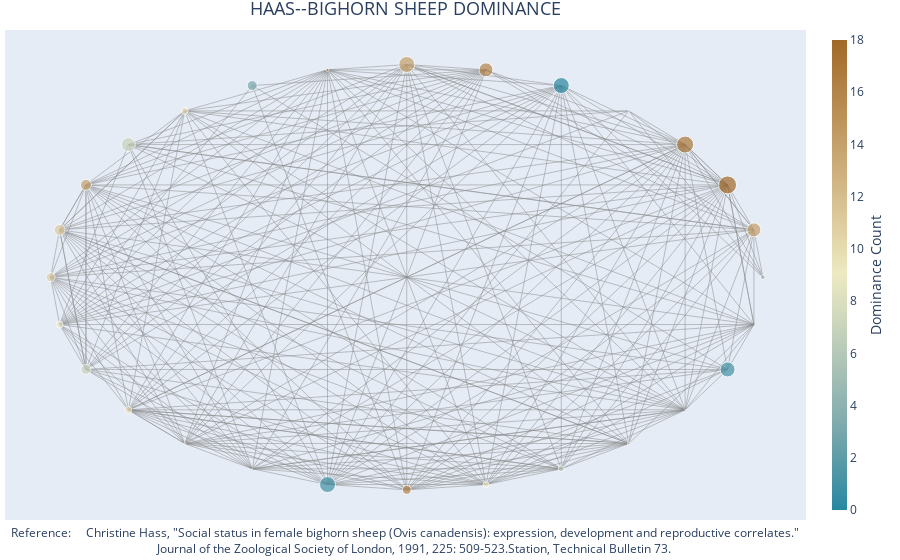

Source (notebook cell):
### Code cell
fig = go.Figure(data=[edge_trace, node_trace],
             layout=go.Layout(
                title='HAAS--BIGHORN SHEEP DOMINANCE',
                title_x=0.45,
                titlefont_size=18,
                showlegend=False,
                hovermode='closest',
                margin=dict(b=40,l=5,r=5,t=30),
                annotations=[ dict(
                    text='''Reference:
    Christine Hass, "Social status in female bighorn sheep (Ovis canadensis): expression, development and reproductive correlates."<br> 
    Journal of the Zoological Society of London, 1991, 225: 509-523.Station, Technical Bulletin 73.''',
                    showarrow=False,
                    xref="paper", yref="paper",
                    x=0.005, y=-0.08 ) ],
                xaxis=dict(showgrid=False, zeroline=False, showticklabels=False),
                yaxis=dict(showgrid=False, zeroline=False, showticklabels=False))
                )
fig.show()

### Figure 1 — Plotly figure (JSON) as saved in the notebook; plotly's stock layout.template omitted (floating-point values rounded to 4 significant figures; data arrays with more than 128 entries replaced by an {"elided": "..."} marker saying what was removed)
{"data": [{"hoverinfo": "none", "line": {"color": "#888", "width": 0.5}, "mode": "lines", "type": "scatter", "x": {"elided": "750 float values"}, "y": {"elided": "750 float values"}}, {"hoverinfo": "text", "marker": {"color": [5, 14, 18, 17, 2, 0, 16, 14, 16, 3, 10, 7, 14, 11, 11, 9, 7, 10, 7, 2, 1, 16, 9, 6, 6, 3, 1, 15], "colorbar": {"thickness": 15, "title": {"side": "right", "text": "Dominance Count"}, "xanchor": "left"}, "colorscale": [[0, "rgb(161, 105, 40)"], [0.1667, "rgb(189, 146, 90)"], [0.3333, "rgb(214, 189, 141)"], [0.5, "rgb(237, 234, 194)"], [0.6667, "rgb(181, 200, 184)"], [0.8333, "rgb(121, 167, 172)"], [1, "rgb(40, 135, 161)"]], "line": {"width": 1}, "reversescale": true, "showscale": true, "size": [5, 14, 18, 17, 2, 16, 14, 16, 3, 10, 7, 14, 11, 11, 9, 7, 10, 7, 2, 1, 16, 9, 6, 6, 3, 1, 15]}, "mode": "markers", "text": ["Dominance Count: 5<br>Age: 8", "Dominance Count: 14<br>Age: 8", "Dominance Count: 18<br>Age: 4", "Dominance Count: 17<br>Age: 7", "Dominance Count: 2<br>Age: 8", "Dominance Count: 0<br>Age: 3", "Dominance Count: 16<br>Age: 5", "Dominance Count: 14<br>Age: 4", "Dominance Count: 16<br>Age: 7", "Dominance Count: 3<br>Age: 9", "Dominance Count: 10<br>Age: 6", "Dominance Count: 7<br>Age: 4", "Dominance Count: 14<br>Age: 9", "Dominance Count: 11<br>Age: 1", "Dominance Count: 11<br>Age: 9", "Dominance Count: 9<br>Age: 9", "Dominance Count: 7<br>Age: 4", "Dominance Count: 10<br>Age: 1", "Dominance Count: 7<br>Age: 1", "Dominance Count: 2<br>Age: 3", "Dominance Count: 1<br>Age: 3", "Dominance Count: 16<br>Age: 1", "Dominance Count: 9<br>Age: 7", "Dominance Count: 6<br>Age: 1", "Dominance Count: 6<br>Age: 9", "Dominance Count: 3<br>Age: 3", "Dominance Count: 1<br>Age: 4", "Dominance Count: 15<br>Age: 9"], "textposition": "top center", "type": "scatter", "x": [1, 0.9749, 0.901, 0.7818, 0.6235, 0.4339, 0.2225, -3.938e-08, -0.2225, -0.4339, -0.6235, -0.7818, -0.901, -0.9749, -1.0, -0.9749, -0.901, -0.7818, -0.6235, -0.4339, -0.2225, 1.625e-08, 0.2225, 0.4339, 0.6235, 0.7818, 0.901, 0.9749], "y": [2.59e-09, 0.2225, 0.4339, 0.6235, 0.7818, 0.901, 0.9749, 1.0, 0.9749, 0.901, 0.7818, 0.6235, 0.4339, 0.2225, -8.483e-08, -0.2225, -0.4339, -0.6235, -0.7818, -0.901, -0.9749, -1.0, -0.9749, -0.901, -0.7818, -0.6235, -0.4339, -0.2225]}], "layout": {"annotations": [{"showarrow": false, "text": "Reference:\n    Christine Hass, \"Social status in female bighorn sheep (Ovis canadensis): expression, development and reproductive correlates.\"<br> \n    Journal of the Zoological Society of London, 1991, 225: 509-523.Station, Technical Bulletin 73.", "x": 0.005, "xref": "paper", "y": -0.08, "yref": "paper"}], "hovermode": "closest", "margin": {"b": 40, "l": 5, "r": 5, "t": 30}, "showlegend": false, "title": {"font": {"size": 18}, "text": "HAAS--BIGHORN SHEEP DOMINANCE", "x": 0.45}, "xaxis": {"showgrid": false, "showticklabels": false, "zeroline": false}, "yaxis": {"showgrid": false, "showticklabels": false, "zeroline": false}}}
